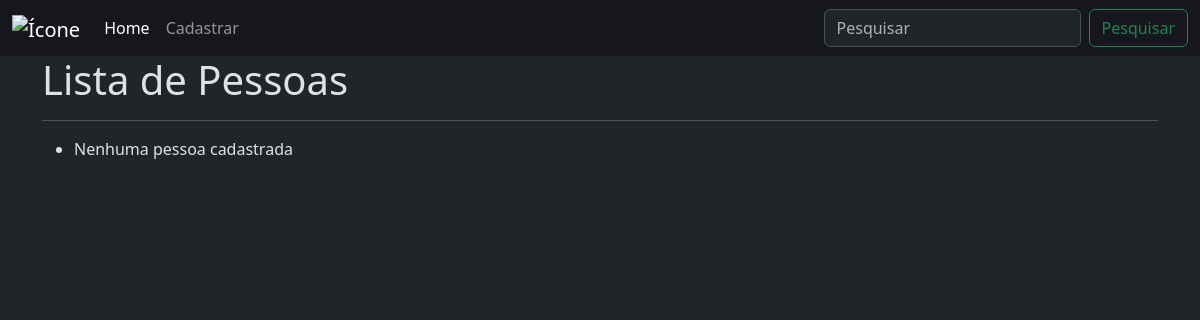
The app's page /crud_app/, older data.
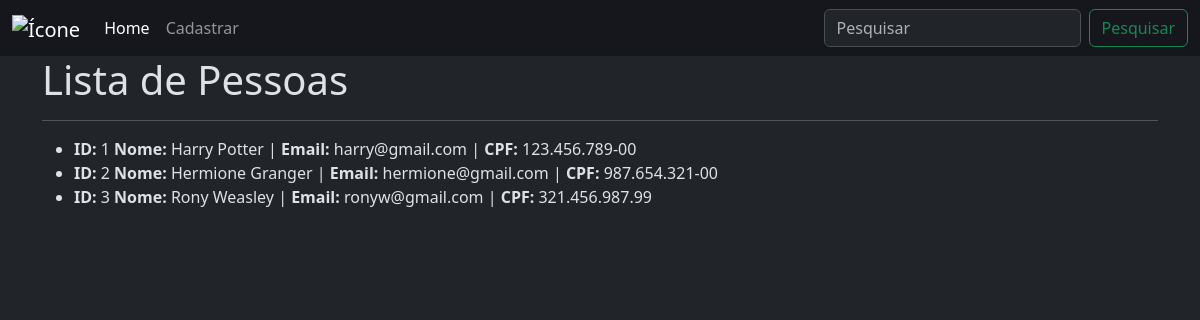
The same page, newer data.
### crud_app/models.py (models this page shows, shortened)
class Pessoa(models.Model):
    id_pessoa = models.AutoField(primary_key=True)
    nome = models.CharField(max_length=255, null=False, blank=False)
    email = models.EmailField(unique=True, null=False, blank=False)
    cpf = models.CharField(max_length=14, unique=True, null=True, blank=True)

### crud_app/views.py (the view)
# urls.py: path('', views.home, name='home'),
def home(request):
    pessoas = Pessoa.objects.all()
    return render(request, "home.html", {"pessoas":pessoas})

### crud_app/templates/home.html (shortened to what this page needs)
{% load static %}
<!doctype html>
<html lang="pt-br">
  <head>
    <link href="https://cdn.jsdelivr.net/npm/bootstrap@5.3.8/dist/css/bootstrap.min.css" rel="stylesheet">
  </head>
  <body class="bg-dark" data-bs-theme="dark">
    <nav class="navbar navbar-expand-lg" data-bs-theme="dark" style="background-color: #16161d;">
    <div class="container-fluid">
    <a class="navbar-brand" href="#">
        <img src="{% static 'img/iconepy.png' %}" alt="Ícone" style="margin: -10px 0px; width: 40px;">
    </a>
    <div class="collapse navbar-collapse" id="navbarSupportedContent">
      <ul class="navbar-nav me-auto mb-2 mb-lg-0">
        <li class="nav-item">
          <a class="nav-link active" aria-current="page" href="#">Home</a>
        </li>
        <li class="nav-item">
          <a class="nav-link" href="/crud_app/cadastro" >Cadastrar</a>
        </li>
      </ul>
      <form class="d-flex" role="search">
        <input class="form-control me-2" type="search" placeholder="Pesquisar" aria-label="Search"/>
        <button class="btn btn-outline-success" type="submit">Pesquisar</button>
      </form>
    </div>
    </div>
    </nav>
    <div class="container">
        <h1>Lista de Pessoas</h1>
        <hr>
        <ul>
            {% for pessoa in pessoas %}
                <li>
                    <b>ID: </b>{{ pessoa.id_pessoa }}
                    <b>Nome: </b>{{ pessoa.nome }} |
                    <b>Email: </b>{{ pessoa.email }} |
                    <b>CPF: </b>{{ pessoa.cpf }}
                </li>
            {% empty %}
                <li>Nenhuma pessoa cadastrada</li>
            {% endfor %}
        </ul>
    </div>
  </body>
</html>

Row changes from the older to the newer data that the page shows:
added Pessoa: id_pessoa "1", nome "Harry Potter", email "harry@gmail.com", cpf "123.456.789-00"
added Pessoa: id_pessoa "2", nome "Hermione Granger", email "hermione@gmail.com", cpf "987.654.321-00"
added Pessoa: id_pessoa "3", nome "Rony Weasley", email "ronyw@gmail.com", cpf "321.456.987.99"
Text that changed along with them:
text no longer shown: "Nenhuma pessoa cadastrada"
